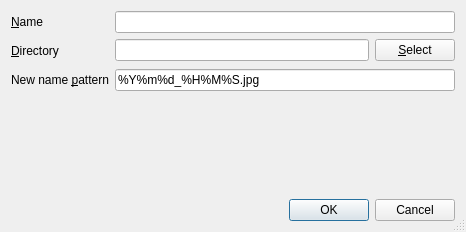
<?xml version="1.0" encoding="UTF-8"?>
<ui version="4.0">
 <class>Dialog</class>
 <widget class="QDialog" name="Dialog">
  <property name="geometry">
   <rect>
    <x>0</x>
    <y>0</y>
    <width>466</width>
    <height>232</height>
   </rect>
  </property>
  <property name="windowTitle">
   <string>Profile</string>
  </property>
  <property name="sizeGripEnabled">
   <bool>true</bool>
  </property>
  <layout class="QGridLayout" name="gridLayout">
   <item row="0" column="0">
    <layout class="QVBoxLayout" name="verticalLayout">
     <item>
      <layout class="QFormLayout" name="formLayout">
       <item row="0" column="0">
        <widget class="QLabel" name="label">
         <property name="text">
          <string>&amp;Name</string>
         </property>
         <property name="buddy">
          <cstring>name</cstring>
         </property>
        </widget>
       </item>
       <item row="0" column="1">
        <widget class="QLineEdit" name="name">
         <property name="whatsThis">
          <string>&lt;html&gt;&lt;head/&gt;&lt;body&gt;&lt;p&gt;Name of the profile&lt;/p&gt;&lt;p&gt;Will be used in the &lt;span style=&quot; font-style:italic;&quot;&gt;Profiles&lt;/span&gt; menu&lt;/p&gt;&lt;/body&gt;&lt;/html&gt;</string>
         </property>
        </widget>
       </item>
       <item row="1" column="0">
        <widget class="QLabel" name="label_2">
         <property name="minimumSize">
          <size>
           <width>0</width>
           <height>24</height>
          </size>
         </property>
         <property name="text">
          <string>&amp;Directory</string>
         </property>
         <property name="buddy">
          <cstring>path</cstring>
         </property>
        </widget>
       </item>
       <item row="1" column="1">
        <layout class="QHBoxLayout" name="horizontalLayout">
         <item>
          <widget class="QLineEdit" name="path">
           <property name="whatsThis">
            <string>Path of the image (jpeg) files</string>
           </property>
          </widget>
         </item>
         <item>
          <widget class="QPushButton" name="change">
           <property name="text">
            <string>&amp;Select</string>
           </property>
          </widget>
         </item>
        </layout>
       </item>
       <item row="2" column="0">
        <widget class="QLabel" name="recurseIntoSubFolderLabel">
         <property name="text">
          <string>New name &amp;pattern</string>
         </property>
         <property name="buddy">
          <cstring>pattern</cstring>
         </property>
        </widget>
       </item>
       <item row="2" column="1">
        <widget class="QLineEdit" name="pattern">
         <property name="text">
          <string>%Y%m%d_%H%M%S.jpg</string>
         </property>
        </widget>
       </item>
      </layout>
     </item>
     <item>
      <spacer name="verticalSpacer">
       <property name="orientation">
        <enum>Qt::Orientation::Vertical</enum>
       </property>
       <property name="sizeHint" stdset="0">
        <size>
         <width>20</width>
         <height>40</height>
        </size>
       </property>
      </spacer>
     </item>
     <item>
      <widget class="QDialogButtonBox" name="button_box">
       <property name="standardButtons">
        <set>QDialogButtonBox::StandardButton::Cancel|QDialogButtonBox::StandardButton::Ok</set>
       </property>
      </widget>
     </item>
    </layout>
   </item>
  </layout>
 </widget>
 <tabstops>
  <tabstop>name</tabstop>
  <tabstop>path</tabstop>
  <tabstop>change</tabstop>
  <tabstop>pattern</tabstop>
 </tabstops>
 <resources/>
 <connections>
  <connection>
   <sender>button_box</sender>
   <signal>rejected()</signal>
   <receiver>Dialog</receiver>
   <slot>reject()</slot>
   <hints>
    <hint type="sourcelabel">
     <x>340</x>
     <y>212</y>
    </hint>
    <hint type="destinationlabel">
     <x>347</x>
     <y>140</y>
    </hint>
   </hints>
  </connection>
  <connection>
   <sender>button_box</sender>
   <signal>accepted()</signal>
   <receiver>Dialog</receiver>
   <slot>accept()</slot>
   <hints>
    <hint type="sourcelabel">
     <x>203</x>
     <y>211</y>
    </hint>
    <hint type="destinationlabel">
     <x>258</x>
     <y>136</y>
    </hint>
   </hints>
  </connection>
 </connections>
</ui>
